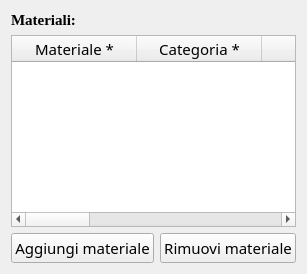
     <widget class="QWidget" name="tab_2">
      <attribute name="title">
       <string>TMA materiali</string>
      </attribute>
      <layout class="QGridLayout" name="gridLayout_10">
       <item row="0" column="0">
        <layout class="QGridLayout" name="gridLayout_3">
         <item row="0" column="0">
          <widget class="QLabel" name="label_materiali">
           <property name="font">
            <font>
             <family>Times New Roman</family>
             <pointsize>11</pointsize>
             <weight>75</weight>
             <bold>true</bold>
            </font>
           </property>
           <property name="text">
            <string>Materiali:</string>
           </property>
          </widget>
         </item>
         <item row="1" column="0" colspan="2">
          <widget class="QTableWidget" name="tableWidget_materiali">
           <property name="font">
            <font>
             <family>Damascus</family>
             <pointsize>11</pointsize>
            </font>
           </property>
           <property name="selectionBehavior">
            <enum>QAbstractItemView::SelectRows</enum>
           </property>
           <attribute name="horizontalHeaderDefaultSectionSize">
            <number>125</number>
           </attribute>
           <attribute name="horizontalHeaderStretchLastSection">
            <bool>true</bool>
           </attribute>
           <column>
            <property name="text">
             <string>Materiale *</string>
            </property>
            <property name="font">
             <font>
              <family>Damascus</family>
              <pointsize>11</pointsize>
             </font>
            </property>
           </column>
           <column>
            <property name="text">
             <string>Categoria *</string>
            </property>
            <property name="font">
             <font>
              <family>Damascus</family>
              <pointsize>11</pointsize>
             </font>
            </property>
           </column>
           <column>
            <property name="text">
             <string>Classe</string>
            </property>
            <property name="font">
             <font>
              <family>Damascus</family>
              <pointsize>11</pointsize>
             </font>
            </property>
           </column>
           <column>
            <property name="text">
             <string>Precisazione tipologica</string>
            </property>
            <property name="font">
             <font>
              <family>Damascus</family>
              <pointsize>11</pointsize>
             </font>
            </property>
           </column>
           <column>
            <property name="text">
             <string>Definizione</string>
            </property>
            <property name="font">
             <font>
              <family>Damascus</family>
              <pointsize>11</pointsize>
             </font>
            </property>
           </column>
           <column>
            <property name="text">
             <string>Cronologia</string>
            </property>
            <property name="font">
             <font>
              <family>Damascus</family>
              <pointsize>11</pointsize>
             </font>
            </property>
           </column>
           <column>
            <property name="text">
             <string>Quantità</string>
            </property>
            <property name="font">
             <font>
              <family>Damascus</family>
              <pointsize>11</pointsize>
             </font>
            </property>
           </column>
           <column>
            <property name="text">
             <string>Peso</string>
            </property>
            <property name="font">
             <font>
              <family>Damascus</family>
              <pointsize>11</pointsize>
             </font>
            </property>
           </column>
          </widget>
         </item>
         <item row="2" column="0">
          <widget class="QPushButton" name="pushButton_add_materiale">
           <property name="font">
            <font>
             <family>Damascus</family>
             <pointsize>11</pointsize>
            </font>
           </property>
           <property name="text">
            <string>Aggiungi materiale</string>
           </property>
          </widget>
         </item>
         <item row="2" column="1">
          <widget class="QPushButton" name="pushButton_remove_materiale">
           <property name="font">
            <font>
             <family>Damascus</family>
             <pointsize>11</pointsize>
            </font>
           </property>
           <property name="text">
            <string>Rimuovi materiale</string>
           </property>
          </widget>
         </item>
        </layout>
       </item>
      </layout>
     </widget>
